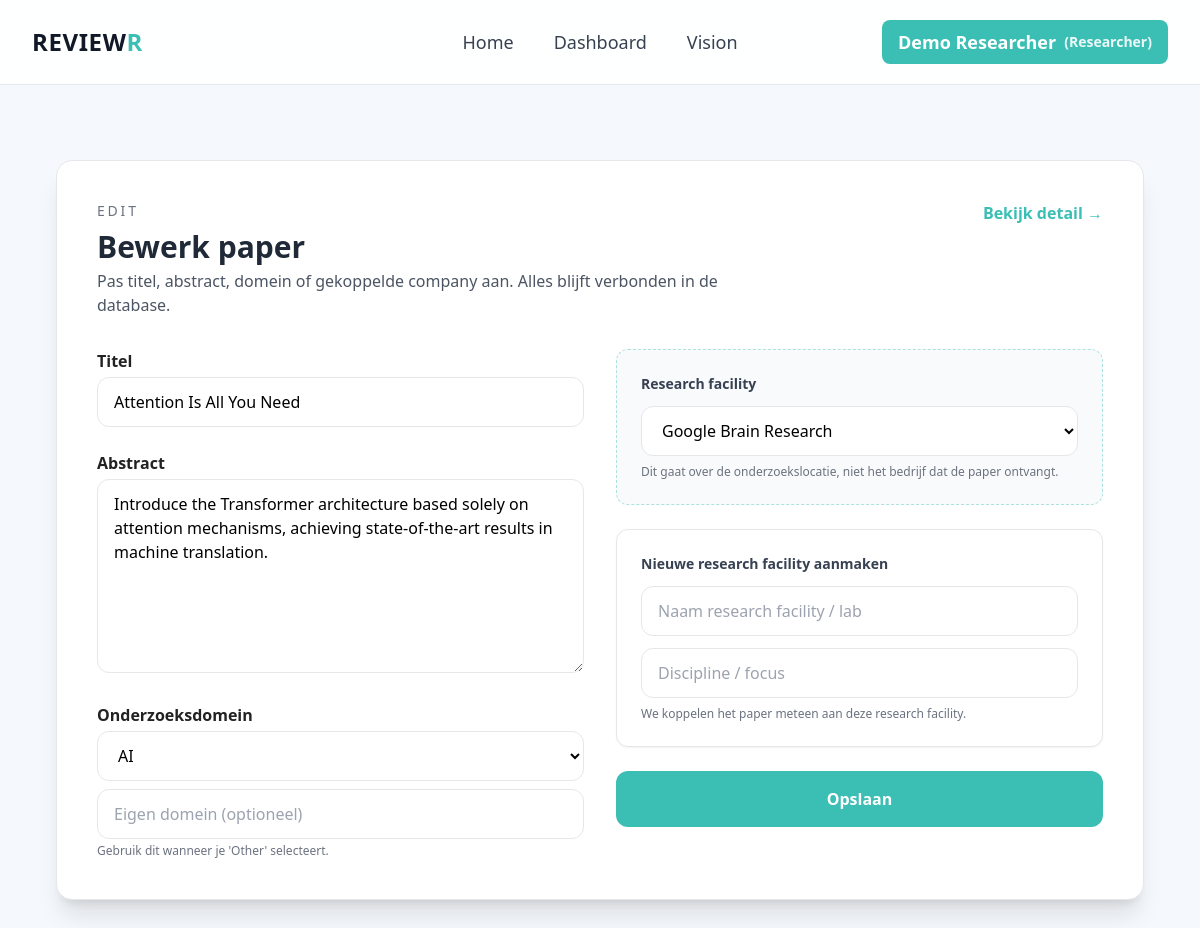
The page /update_paper/3 (signed in) on the database its author committed.
### app/models.py (models this page shows)
class Paper(db.Model):
    __tablename__ = "Paper"
    paper_id = db.Column(db.Integer, primary_key=True)
    user_id = db.Column(db.Integer, db.ForeignKey('User.user_id', ondelete='CASCADE'))
    title = db.Column(db.String(255), nullable=False)
    abstract = db.Column(db.Text)
    research_domain = db.Column(db.String(120), default="General", nullable=False)
    upload_date = db.Column(db.DateTime, server_default=db.func.now())
    file_path = db.Column(db.String(512), nullable=False)
    reviews = db.relationship('Review', backref='paper', lazy=True)
    companies = db.relationship('PaperCompany', back_populates='paper')

class PaperCompany(db.Model):
    __tablename__ = "PaperCompany"
    paper_id = db.Column(db.Integer, db.ForeignKey('Paper.paper_id', ondelete='CASCADE'), primary_key=True)
    company_id = db.Column(db.Integer, db.ForeignKey('Company.company_id', ondelete='CASCADE'), primary_key=True)
    paper = db.relationship('Paper', back_populates='companies')
    company = db.relationship('Company', back_populates='papers')

class Company(db.Model):
    __tablename__ = "Company"
    company_id = db.Column(db.Integer, primary_key=True)
    name = db.Column(db.String(255), nullable=False)
    industry = db.Column(db.String(255))
    papers = db.relationship('PaperCompany', back_populates='company')

### app/routes.py (the view, shortened to what this page needs)
@main.route("/update_paper/<int:paper_id>", methods=["GET", "POST"])
def update_paper(paper_id):
    if not session.get("user_id"):
        flash("Please log in first.", "error")
        return redirect(url_for("main.login"))
    paper = Paper.query.get_or_404(paper_id)
    if session.get("user_id") != paper.user_id and session.get("user_role") not in ["System/Admin", "Founder"]:
        flash("Access denied.", "error")
        return redirect(url_for("main.dashboard"))
    companies = Company.query.order_by(Company.name).all()
    return render_template("update_paper.html", paper=paper, title="Update Paper", domains=POPULAR_DOMAINS, companies=companies)

### app/templates/update_paper.html (shortened to what this page needs)
{% extends "base.html" %}
{% block content %}
<section class="bg-white rounded-2xl shadow-xl border border-gray-200 p-10">
  <div class="flex items-start justify-between flex-wrap gap-4">
    <div>
      <p class="text-sm uppercase tracking-[0.2em] text-gray-500 mb-2">Edit</p>
      <h1 class="text-3xl font-extrabold text-gray-800">Bewerk paper</h1>
      <p class="text-gray-600 max-w-2xl mt-1">Pas titel, abstract, domein of gekoppelde company aan. Alles blijft verbonden in de database.</p>
    </div>
    <a href="{{ url_for('main.paper_detail', paper_id=paper.paper_id) }}" class="text-accent font-semibold hover:underline">Bekijk detail →</a>
  </div>
  <form method="post" class="mt-8 grid md:grid-cols-2 gap-8">
    <div class="space-y-6">
      <div>
        <label class="block mb-1 font-semibold">Titel</label>
        <input type="text" name="title" value="{{ paper.title }}" required
               class="w-full px-4 py-3 rounded-xl border border-gray-200 focus:outline-none focus:ring-2 focus:ring-accent text-black">
      </div>
      <div>
        <label class="block mb-1 font-semibold">Abstract</label>
        <textarea name="abstract" required rows="7"
                  class="w-full px-4 py-3 rounded-xl border border-gray-200 focus:outline-none focus:ring-2 focus:ring-accent text-black">{{ paper.abstract }}</textarea>
      </div>
      <div>
        <label class="block mb-1 font-semibold">Onderzoeksdomein</label>
        <select name="research_domain" class="w-full px-4 py-3 rounded-xl border border-gray-200 focus:outline-none focus:ring-2 focus:ring-accent text-black bg-white">
          {% for d in domains %}
            <option value="{{ d }}" {% if paper.research_domain == d %}selected{% endif %}>{{ d }}</option>
          {% endfor %}
        </select>
        <input type="text" name="custom_domain" placeholder="Eigen domein (optioneel)"
               class="w-full mt-2 px-4 py-3 rounded-xl border border-gray-200 focus:outline-none focus:ring-2 focus:ring-accent text-black"
               value="{% if paper.research_domain not in domains %}{{ paper.research_domain }}{% endif %}">
        <p class="text-xs text-gray-500 mt-1">Gebruik dit wanneer je 'Other' selecteert.</p>
      </div>
    </div>
    <div class="space-y-6">
      <div class="bg-gray-50 border border-dashed border-accent/40 rounded-xl p-6">
        <p class="text-sm font-semibold text-gray-700 mb-3">Research facility</p>
        <select name="company_id" class="w-full px-4 py-3 rounded-xl border border-gray-200 focus:outline-none focus:ring-2 focus:ring-accent text-black bg-white">
          {% for company in companies %}
            <option value="{{ company.company_id }}"
              {% for link in paper.companies %}
                {% if link.company_id == company.company_id %}selected{% endif %}
              {% endfor %}>
              {{ company.name }}
            </option>
          {% endfor %}
        </select>
        <p class="text-xs text-gray-500 mt-2">Dit gaat over de onderzoekslocatie, niet het bedrijf dat de paper ontvangt.</p>
      </div>
      <div class="bg-white border border-gray-200 rounded-xl p-6 shadow-sm">
        <p class="text-sm font-semibold text-gray-700 mb-3">Nieuwe research facility aanmaken</p>
        <div class="space-y-3">
          <input type="text" name="new_company" placeholder="Naam research facility / lab" class="w-full px-4 py-3 rounded-xl border border-gray-200 focus:outline-none focus:ring-2 focus:ring-accent text-black">
          <input type="text" name="new_company_industry" placeholder="Discipline / focus" class="w-full px-4 py-3 rounded-xl border border-gray-200 focus:outline-none focus:ring-2 focus:ring-accent text-black">
        </div>
        <p class="text-xs text-gray-500 mt-2">We koppelen het paper meteen aan deze research facility.</p>
      </div>
      <button type="submit"
              class="w-full px-6 py-4 bg-accent text-white rounded-xl font-semibold hover:bg-teal-600 transition">
        Opslaan
      </button>
    </div>
  </form>
</section>
{% endblock %}

### app/templates/base.html (style rules this page uses)
html, body { background-color: #f5f8fc !important; color: #222 !important; overflow-x: hidden; height: 100%; }

### rows shown on the page
Paper: title "Attention Is All You Need", abstract "Introduce the Transformer architecture based solely on attention mechanisms, achieving state-of-the-art results in machine translation.", research_domain "AI"
PaperCompany: company_id "Google Brain Research"

### other values the page prints
{{ session.get('user_name') }} "Demo Researcher"
{{ session.get('user_role') }} "Researcher"
